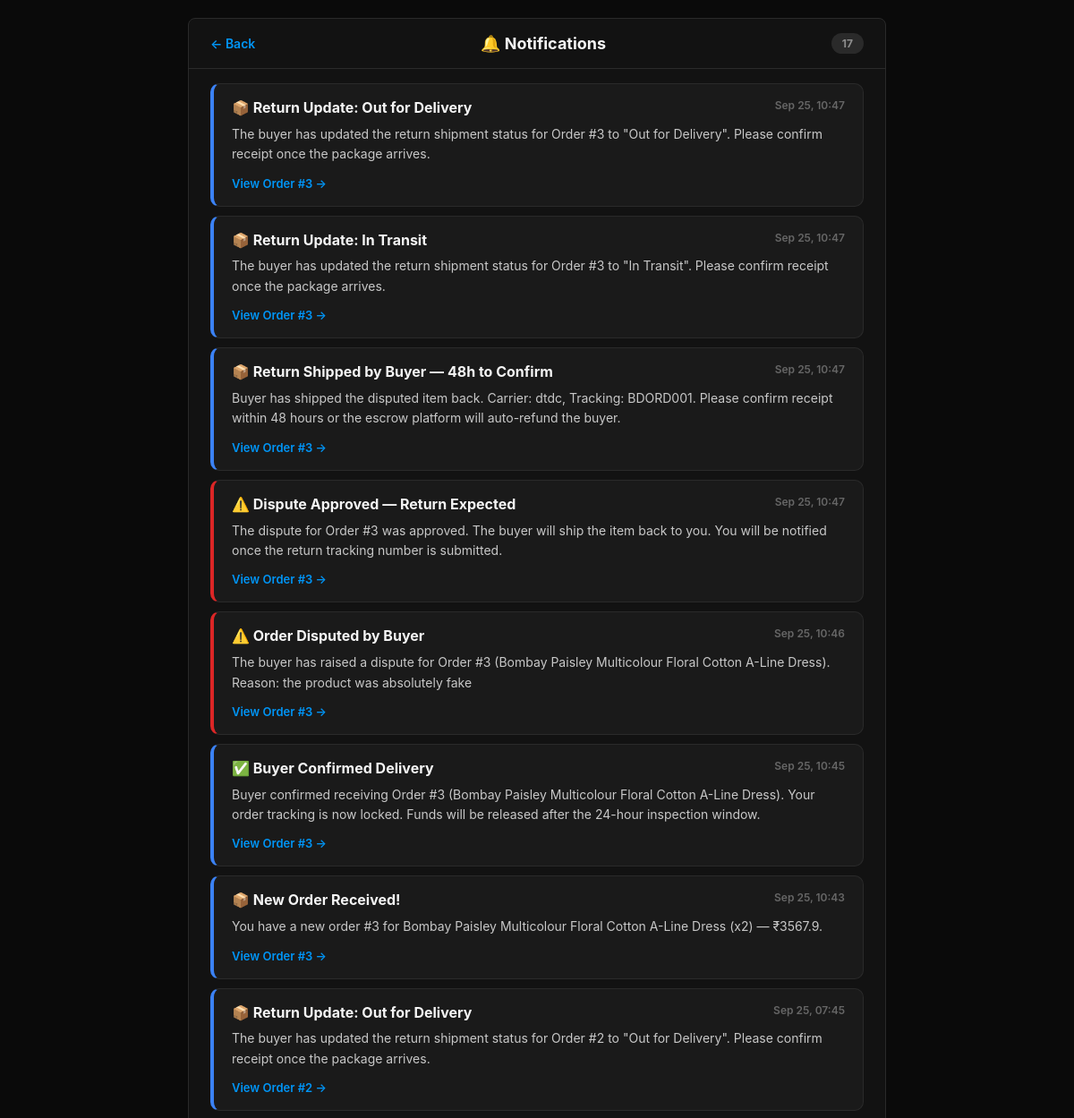
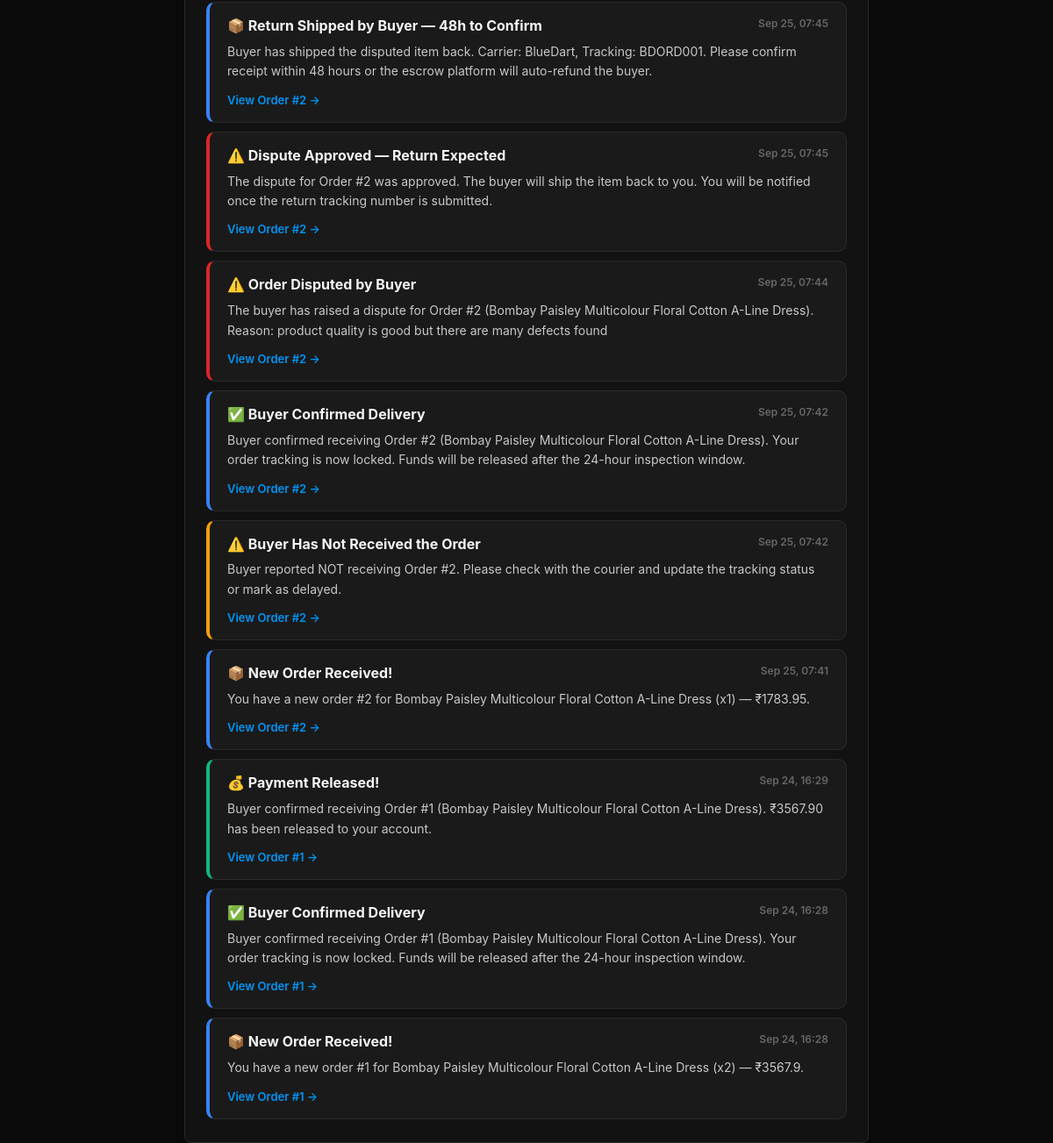
The app's page /notifications/ (signed in) with its own data (2 pictures, top to bottom).
### shop/models.py (models this page shows, shortened)
class Notification(models.Model):
    NOTIFICATION_TYPES = [
        ('FUND_RELEASED', 'Funds Released'),
        ('FUND_REFUNDED', 'Funds Refunded'),
        ('ORDER_PLACED', 'New Order Placed'),
        ('ORDER_DELAYED', 'Order Delayed'),
        ('ORDER_DELIVERED', 'Order Delivered'),
        ('ORDER_OUT_FOR_DELIVERY', 'Order Out for Delivery'),
        ('ORDER_DISPUTED', 'Order Disputed'),
        ('DISPUTE_RESOLVED', 'Dispute Resolved'),
        ('RETURN_TRACKING_SUBMITTED', 'Return Tracking Submitted'),
    ]
    user = models.ForeignKey(User, on_delete=models.CASCADE, related_name='notifications')
    order = models.ForeignKey(Order, on_delete=models.CASCADE, null=True, blank=True)
    notification_type = models.CharField(max_length=30, choices=NOTIFICATION_TYPES)
    title = models.CharField(max_length=200)
    message = models.TextField()
    amount = models.DecimalField(max_digits=10, decimal_places=2, blank=True, null=True)
    is_read = models.BooleanField(default=False)
    created_at = models.DateTimeField(auto_now_add=True)
    class Meta:
        ordering = ['-created_at']

class Order(models.Model):
    STATUS_CHOICES = [
        ('PENDING', 'Pending'),
        ('PAID', 'Paid - Escrow Held'),
        ('PROCESSING', 'Processing'),
        ('SHIPPED', 'Shipped'),
        ('OUT_FOR_DELIVERY', 'Out for Delivery'),
        ('DELIVERED', 'Delivered'),
        ('COMPLETED', 'Completed'),
        ('REFUNDED', 'Refunded'),
        ('DISPUTED', 'Disputed'),
    ]
    FUND_STATUS_CHOICES = [
        ('HELD', 'Held in Escrow'),
        ('RETURN_PENDING', 'Return Pending'),
        ('RELEASED', 'Released to Seller'),
        ('REFUNDED', 'Refunded to Buyer'),
    ]
    buyer = models.ForeignKey(User, on_delete=models.CASCADE, related_name='orders')
    seller = models.ForeignKey(User, on_delete=models.CASCADE, related_name='seller_orders')
    product = models.ForeignKey(Product, on_delete=models.SET_NULL, null=True, blank=True)
    product_name = models.CharField(max_length=200)
    product_price = models.DecimalField(max_digits=10, decimal_places=2)
    platform_fee = models.DecimalField(max_digits=10, decimal_places=2, default=0)
    shipping_charge = models.DecimalField(max_digits=10, decimal_places=2, default=0)
    total_amount = models.DecimalField(max_digits=10, decimal_places=2)
    full_name = models.CharField(max_length=100)
    phone = models.CharField(max_length=20)
    email = models.EmailField()
    address = models.TextField()
    city = models.CharField(max_length=50)
    pincode = models.CharField(max_length=10)
    size = models.CharField(max_length=10, blank=True, null=True)
    quantity = models.IntegerField(default=1)
    order_notes = models.TextField(blank=True, null=True)
    status = models.CharField(max_length=20, choices=STATUS_CHOICES, default='PENDING')
    tracking_number = models.CharField(max_length=30, unique=True, blank=True, null=True)
    tracking_company = models.CharField(max_length=50, blank=True, null=True)
    estimated_delivery_days = models.IntegerField(default=5, blank=True, null=True)
    estimated_delivery_date = models.DateField(blank=True, null=True)
    shipped_at = models.DateTimeField(blank=True, null=True)
    delivered_at = models.DateTimeField(blank=True, null=True)
    is_delayed = models.BooleanField(default=False)
    delay_days = models.IntegerField(blank=True, null=True)
    revised_delivery_date = models.DateField(blank=True, null=True)
    delivery_confirmation_requested_at = models.DateTimeField(blank=True, null=True)
    buyer_delivery_response_at = models.DateTimeField(blank=True, null=True)
    fund_status = models.CharField(max_length=20, choices=FUND_STATUS_CHOICES, default='HELD')
    payment_held_at = models.DateTimeField(default=timezone.now)
    funds_released_at = models.DateTimeField(blank=True, null=True)
    funds_refunded_at = models.DateTimeField(blank=True, null=True)
    inspection_deadline = models.DateTimeField(blank=True, null=True)
    escrow_notes = models.TextField(blank=True, null=True)
    return_tracking_number = models.CharField(max_length=100, blank=True, null=True)
    return_carrier = models.CharField(max_length=50, blank=True, null=True)
    return_tracking_url = models.URLField(max_length=500, blank=True, null=True)
    return_shipped_at = models.DateTimeField(blank=True, null=True)
    return_received_at = models.DateTimeField(blank=True, null=True)
    return_confirmation_deadline = models.DateTimeField(blank=True, null=True)
    RETURN_STATUS_CHOICES = [
        ('INITIATED', 'Return Initiated'),
        ('IN_TRANSIT', 'In Transit'),
        ('OUT_FOR_DELIVERY', 'Out for Delivery'),
        ('RECEIVED', 'Received by Seller'),
    ]
    return_status = models.CharField(
        max_length=20,
        choices=RETURN_STATUS_CHOICES,
        blank=True,
        null=True,
    )
    admin_notified = models.BooleanField(default=False)
    seller_notified = models.BooleanField(default=False)
    created_at = models.DateTimeField(auto_now_add=True)
    updated_at = models.DateTimeField(auto_now=True)

### shop/views.py (the view)
# urls.py: path('notifications/', views.all_notifications, name='all_notifications'),
@login_required(login_url='login')
def all_notifications(request):
    notifs = Notification.objects.filter(user=request.user).order_by('-created_at')
    unread = notifs.filter(is_read=False)
    unread_count = unread.count()
    unread.update(is_read=True)
    context = {
        'notifications': notifs,
        'unread_count': unread_count,
        'total_count': notifs.count(),
    }
    return render(request, 'shop/all_notifications.html', context)

### shop/context_processors.py (called while the page is built)
def switchable_accounts(request):
    if not request.user.is_authenticated:
        return {'switchable_accounts': []}
    raw = request.COOKIES.get(COOKIE_NAME, '')
    try:
        ids = signing.loads(raw, salt=COOKIE_SALT) if raw else []
        if not isinstance(ids, list):
            ids = []
    except Exception:
        ids = []
    other_ids = [uid for uid in ids if uid != request.user.id]
    users = User.objects.filter(id__in=other_ids)
    return {'switchable_accounts': users}

### shop/templates/shop/all_notifications.html (shortened to what this page needs)
{% load static %}
<!DOCTYPE html>
<html>
<head>
</head>
<body>
    <div class="phone-frame">
        <div class="top-nav">
            <a href="javascript:history.back()" class="back-link">← Back</a>
            <span class="title">🔔 Notifications</span>
            <span class="count-badge">{{ total_count }}</span>
        </div>
        <div class="notif-list">
            {% if notifications %}
                {% for n in notifications %}
                    <div class="notif-row
                        {% if n.notification_type == 'FUND_RELEASED' %}released
                        {% elif n.notification_type == 'FUND_REFUNDED' %}refund
                        {% elif n.notification_type == 'ORDER_PLACED' %}order
                        {% elif n.notification_type == 'ORDER_DELAYED' %}delay
                        {% elif n.notification_type == 'ORDER_DISPUTED' %}dispute
                        {% elif n.notification_type == 'DISPUTE_RESOLVED' %}dispute
                        {% endif %}">
                        <div class="notif-row-header">
                            <div class="notif-row-title">{{ n.title }}</div>
                            <div class="notif-row-time">{{ n.created_at|date:"M d, H:i" }}</div>
                        </div>
                        <div class="notif-row-message">{{ n.message }}</div>
                        {% if n.order %}
                            <a href="{% url 'order_tracking_detail' n.order.id %}" class="notif-row-link">
                                View Order #{{ n.order.id }} →
                            </a>
                        {% endif %}
                    </div>
                {% endfor %}
            {% else %}
                <div class="empty-state">
                    <div class="icon">🔕</div>
                    <h4>No notifications yet</h4>
                    <p>You'll see updates about your orders here.</p>
                </div>
            {% endif %}
        </div>
    </div>
</body>
</html>

### shop/templates/shop/all_notifications.html (style rules this page uses)
* { margin: 0; padding: 0; box-sizing: border-box; }
body { background: #0a0a0a; display: flex; justify-content: center; padding: 20px 40px; font-family: -apple-system, BlinkMacSystemFont, 'Segoe UI', Roboto, Arial, sans-serif; }
.phone-frame { width: 100%; max-width: 780px; background: #121212; border: 1px solid #2a2a2a; border-radius: 8px; overflow: hidden; }
.top-nav { display: flex; justify-content: space-between; align-items: center; padding: 16px 24px; border-bottom: 1px solid #2a2a2a; }
.top-nav .back-link { color: #0095f6; text-decoration: none; font-weight: 600; font-size: 14px; }
.top-nav .title { color: #f5f5f5; font-size: 18px; font-weight: 700; }
.top-nav .count-badge { background: #2a2a2a; color: #8e8e8e; font-size: 12px; font-weight: 700; padding: 4px 12px; border-radius: 12px; }
.notif-list { padding: 16px 24px; }
.notif-row { background: #1a1a1a; border: 1px solid #2a2a2a; border-left: 4px solid #3b82f6; border-radius: 10px; padding: 16px 20px; margin-bottom: 10px; transition: 0.2s; }
.notif-row.released { border-left-color: #10b981; }
.notif-row.order { border-left-color: #3b82f6; }
.notif-row.delay { border-left-color: #f59e0b; }
.notif-row.dispute { border-left-color: #dc2626; }
.notif-row-header { display: flex; justify-content: space-between; align-items: flex-start; gap: 12px; margin-bottom: 8px; }
.notif-row-title { color: #f5f5f5; font-size: 16px; font-weight: 700; line-height: 1.3; }
.notif-row-time { color: #666; font-size: 12px; font-weight: 600; flex-shrink: 0; }
.notif-row-message { color: #c8c8c8; font-size: 14px; line-height: 1.6; margin-bottom: 10px; }
.notif-row-link { color: #0095f6; font-size: 13px; font-weight: 600; text-decoration: none; }

### records on screen
Notification: title "📦 Return Update: Out for Delivery", created_at "Sep 25, 10:47", message "The buyer has updated the return shipment status for Order #3 to \"Out for Delivery\". Please confirm receipt once the package arrives.", order.id "3"
Notification: title "📦 Return Update: In Transit", created_at "Sep 25, 10:47", message "The buyer has updated the return shipment status for Order #3 to \"In Transit\". Please confirm receipt once the package arrives.", order.id "3"
Notification: title "📦 Return Shipped by Buyer — 48h to Confirm", created_at "Sep 25, 10:47", message "Buyer has shipped the disputed item back. Carrier: dtdc, Tracking: BDORD001. Please confirm receipt within 48 hours or the escrow platform will auto-refund the buyer.", order.id "3"
Notification: title "⚠️ Dispute Approved — Return Expected", created_at "Sep 25, 10:47", message "The dispute for Order #3 was approved. The buyer will ship the item back to you. You will be notified once the return tracking number is submitted.", order.id "3"
Notification: title "⚠️ Order Disputed by Buyer", created_at "Sep 25, 10:46", message "The buyer has raised a dispute for Order #3 (Bombay Paisley Multicolour Floral Cotton A-Line Dress). Reason: the product was absolutely fake", order.id "3"
Notification: title "✅ Buyer Confirmed Delivery", created_at "Sep 25, 10:45", message "Buyer confirmed receiving Order #3 (Bombay Paisley Multicolour Floral Cotton A-Line Dress). Your order tracking is now locked. Funds will be released after the 24-hour inspection window.", order.id "3"
Notification: title "📦 New Order Received!", created_at "Sep 25, 10:43", message "You have a new order #3 for Bombay Paisley Multicolour Floral Cotton A-Line Dress (x2) — ₹3567.9.", order.id "3"
Notification: title "📦 Return Update: Out for Delivery", created_at "Sep 25, 07:45", message "The buyer has updated the return shipment status for Order #2 to \"Out for Delivery\". Please confirm receipt once the package arrives.", order.id "2"
Notification: title "📦 Return Shipped by Buyer — 48h to Confirm", created_at "Sep 25, 07:45", message "Buyer has shipped the disputed item back. Carrier: BlueDart, Tracking: BDORD001. Please confirm receipt within 48 hours or the escrow platform will auto-refund the buyer.", order.id "2"
Notification: title "⚠️ Dispute Approved — Return Expected", created_at "Sep 25, 07:45", message "The dispute for Order #2 was approved. The buyer will ship the item back to you. You will be notified once the return tracking number is submitted.", order.id "2"
Notification: title "⚠️ Order Disputed by Buyer", created_at "Sep 25, 07:44", message "The buyer has raised a dispute for Order #2 (Bombay Paisley Multicolour Floral Cotton A-Line Dress). Reason: product quality is good but there are many defects found", order.id "2"
Notification: title "✅ Buyer Confirmed Delivery", created_at "Sep 25, 07:42", message "Buyer confirmed receiving Order #2 (Bombay Paisley Multicolour Floral Cotton A-Line Dress). Your order tracking is now locked. Funds will be released after the 24-hour inspection window.", order.id "2"
Notification: title "⚠️ Buyer Has Not Received the Order", created_at "Sep 25, 07:42", message "Buyer reported NOT receiving Order #2. Please check with the courier and update the tracking status or mark as delayed.", order.id "2"
Notification: title "📦 New Order Received!", created_at "Sep 25, 07:41", message "You have a new order #2 for Bombay Paisley Multicolour Floral Cotton A-Line Dress (x1) — ₹1783.95.", order.id "2"
Notification: title "💰 Payment Released!", created_at "Sep 24, 16:29", message "Buyer confirmed receiving Order #1 (Bombay Paisley Multicolour Floral Cotton A-Line Dress). ₹3567.90 has been released to your account.", order.id "1"
Notification: title "✅ Buyer Confirmed Delivery", created_at "Sep 24, 16:28", message "Buyer confirmed receiving Order #1 (Bombay Paisley Multicolour Floral Cotton A-Line Dress). Your order tracking is now locked. Funds will be released after the 24-hour inspection window.", order.id "1"
Notification: title "📦 New Order Received!", created_at "Sep 24, 16:28", message "You have a new order #1 for Bombay Paisley Multicolour Floral Cotton A-Line Dress (x2) — ₹3567.9.", order.id "1"

### other values on screen
{{ total_count }} "17"
